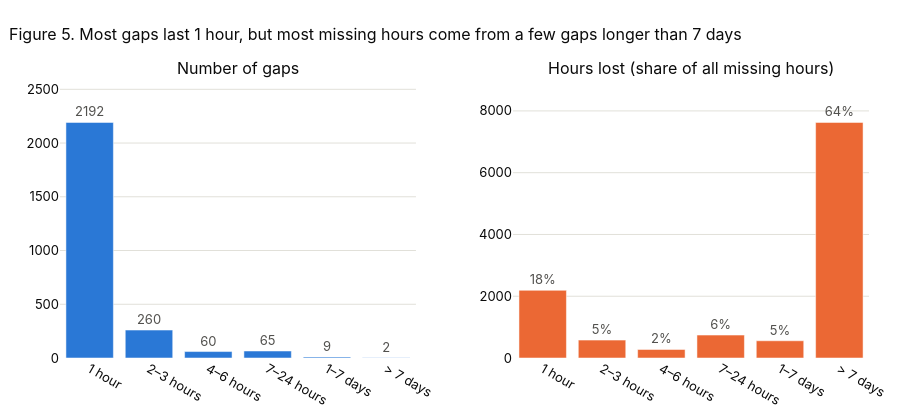

The notebook cell this image was saved under:
### Code cell
bins = [0, 1, 3, 6, 24, 168, np.inf]
labels = ["1 hour", "2–3 hours", "4–6 hours", "7–24 hours", "1–7 days", "> 7 days"]
gap_buckets = pd.cut(gaps_all["hours"], bins=bins, labels=labels).value_counts().reindex(labels)
hours_lost = gaps_all.groupby(pd.cut(gaps_all["hours"], bins=bins, labels=labels), observed=False)["hours"].sum()

fig = make_subplots(rows=1, cols=2, horizontal_spacing=0.12,
                    subplot_titles=("Number of gaps", "Hours lost (share of all missing hours)"))
fig.add_trace(go.Bar(x=labels, y=gap_buckets.values, marker_color=BLUE, text=gap_buckets.values,
                     textposition="outside", textfont_color=INK_2,
                     hovertemplate="%{x}: %{y:,} gaps<extra></extra>"), row=1, col=1)
fig.add_trace(go.Bar(x=labels, y=hours_lost.values, marker_color=ORANGE,
                     text=[f"{v / hours_lost.sum():.0%}" for v in hours_lost.values],
                     textposition="outside", textfont_color=INK_2,
                     hovertemplate="%{x}: %{y:,} hours<extra></extra>"), row=1, col=2)
fig.update_yaxes(range=[0, gap_buckets.max() * 1.18], row=1, col=1)
fig.update_yaxes(range=[0, hours_lost.max() * 1.18], row=1, col=2)
fig.update_layout(title="Figure 5. Most gaps last 1 hour, but most missing hours come from a few gaps longer than 7 days",
                  height=420, showlegend=False)
fig.show()

### Figure 1 — Plotly figure (JSON) as saved in the notebook; plotly's stock layout.template omitted (floating-point values rounded to 4 significant figures)
{"data": [{"hovertemplate": "%{x}: %{y:,} gaps<extra></extra>", "marker": {"color": "#2a78d6"}, "text": [2192.0, 260.0, 60.0, 65.0, 9.0, 2.0], "textfont": {"color": "#52514e"}, "textposition": "outside", "type": "bar", "x": ["1 hour", "2–3 hours", "4–6 hours", "7–24 hours", "1–7 days", "> 7 days"], "xaxis": "x", "y": [2192, 260, 60, 65, 9, 2], "yaxis": "y"}, {"hovertemplate": "%{x}: %{y:,} hours<extra></extra>", "marker": {"color": "#eb6834"}, "text": ["18%", "5%", "2%", "6%", "5%", "64%"], "textfont": {"color": "#52514e"}, "textposition": "outside", "type": "bar", "x": ["1 hour", "2–3 hours", "4–6 hours", "7–24 hours", "1–7 days", "> 7 days"], "xaxis": "x2", "y": [2192, 579, 277, 742, 558, 7628], "yaxis": "y2"}], "layout": {"annotations": [{"font": {"size": 16}, "showarrow": false, "text": "Number of gaps", "x": 0.22, "xanchor": "center", "xref": "paper", "y": 1.0, "yanchor": "bottom", "yref": "paper"}, {"font": {"size": 16}, "showarrow": false, "text": "Hours lost (share of all missing hours)", "x": 0.78, "xanchor": "center", "xref": "paper", "y": 1.0, "yanchor": "bottom", "yref": "paper"}], "height": 420, "showlegend": false, "title": {"text": "Figure 5. Most gaps last 1 hour, but most missing hours come from a few gaps longer than 7 days"}, "xaxis": {"anchor": "y", "domain": [0.0, 0.44]}, "xaxis2": {"anchor": "y2", "domain": [0.56, 1.0]}, "yaxis": {"anchor": "x", "domain": [0.0, 1.0], "range": [0, 2587.0]}, "yaxis2": {"anchor": "x2", "domain": [0.0, 1.0], "range": [0, 9001.0]}}}
